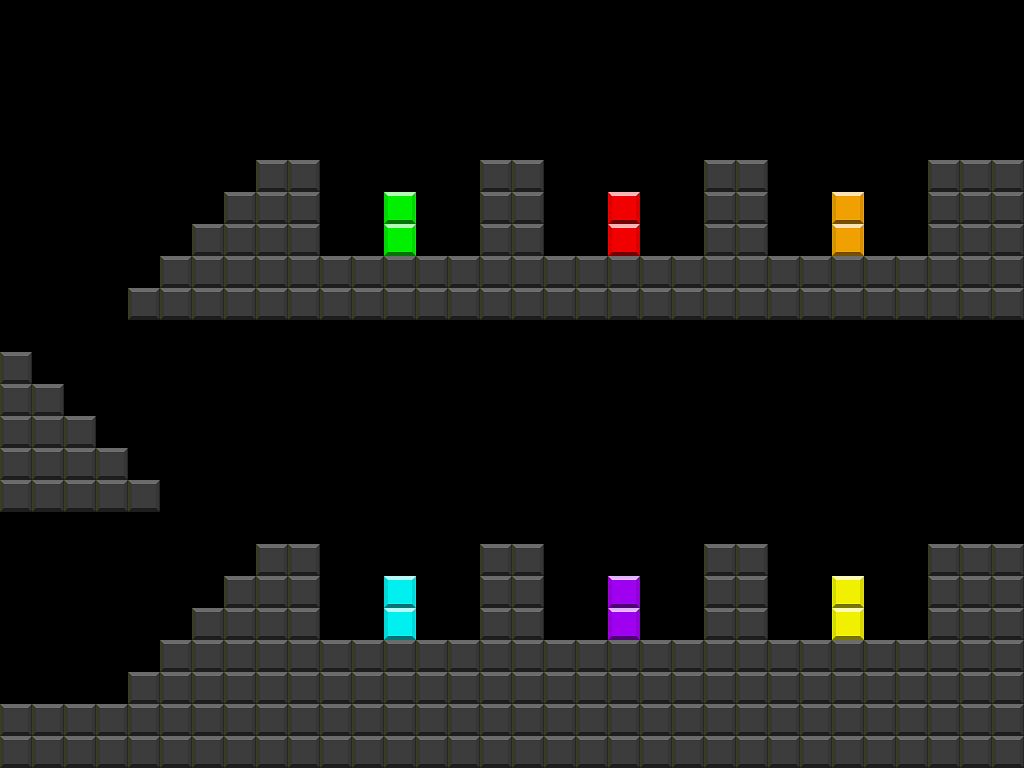

The image is a tile-based game level rendered from a .tmx file. Its description and source (layers, tilesets, objects; grid data summarised) follow:
An orthogonal 64x48 tile map with 16x16 px tiles, 7 tile layers (black, light blue, purple, yellow, ...) and 28 objects.

<map version="1.5" tiledversion="1.7.0" orientation="orthogonal" renderorder="right-down" width="64" height="48" tilewidth="16" tileheight="16" infinite="0" nextlayerid="16" nextobjectid="40">
 <tileset firstgid="1" source="map.tsx" />
 <layer id="1" name="black" width="64" height="48">
  <data>[3072 cells, 996 non-empty, 4 distinct tile ids]</data>
 </layer>
 <layer id="3" name="light blue" width="64" height="48">
  <data>[3072 cells, 8 non-empty, 4 distinct tile ids]</data>
 </layer>
 <layer id="4" name="purple" width="64" height="48">
  <data>[3072 cells, 8 non-empty, 4 distinct tile ids]</data>
 </layer>
 <layer id="5" name="yellow" width="64" height="48">
  <data>[3072 cells, 8 non-empty, 4 distinct tile ids]</data>
 </layer>
 <layer id="6" name="green" width="64" height="48">
  <data>[3072 cells, 8 non-empty, 4 distinct tile ids]</data>
 </layer>
 <layer id="7" name="red" width="64" height="48">
  <data>[3072 cells, 8 non-empty, 4 distinct tile ids]</data>
 </layer>
 <layer id="8" name="orange" width="64" height="48">
  <data>[3072 cells, 8 non-empty, 4 distinct tile ids]</data>
 </layer>
 <objectgroup id="2" name="black col">
  <object id="1" x="0" y="704" width="1024" height="64" />
  <object id="2" x="128" y="672" width="896" height="32" />
  <object id="3" x="160" y="640" width="864" height="32" />
  <object id="4" x="192" y="608" width="128" height="32" />
  <object id="5" x="224" y="576" width="96" height="32" />
  <object id="8" x="256" y="544" width="64" height="32" />
  <object id="9" x="480" y="544" width="64" height="96" />
  <object id="10" x="704" y="544" width="64" height="96" />
  <object id="11" x="928" y="544" width="96" height="96" />
  <object id="12" x="0" y="352" width="32" height="32" />
  <object id="13" x="0" y="384" width="64" height="32" />
  <object id="14" x="0" y="416" width="96" height="32" />
  <object id="15" x="0" y="448" width="128" height="32" />
  <object id="16" x="0" y="480" width="160" height="32" />
  <object id="24" x="128" y="288" width="896" height="32" />
  <object id="25" x="160" y="256" width="864" height="32" />
  <object id="26" x="192" y="224" width="128" height="32" />
  <object id="27" x="224" y="192" width="96" height="32" />
  <object id="28" x="256" y="160" width="64" height="32" />
  <object id="29" x="480" y="160" width="64" height="96" />
  <object id="30" x="704" y="160" width="64" height="96" />
  <object id="31" x="928" y="160" width="96" height="96" />
 </objectgroup>
 <objectgroup id="9" name="light blue col">
  <object id="32" x="384" y="576" width="32" height="64" />
 </objectgroup>
 <objectgroup id="10" name="purple col">
  <object id="33" x="608" y="576" width="32" height="64" />
 </objectgroup>
 <objectgroup id="11" name="yellow col">
  <object id="34" x="832" y="576" width="32" height="64" />
 </objectgroup>
 <objectgroup id="12" name="green col">
  <object id="35" x="384" y="192" width="32" height="64" />
 </objectgroup>
 <objectgroup id="13" name="red col">
  <object id="36" x="608" y="192" width="32" height="64" />
 </objectgroup>
 <objectgroup id="14" name="orange col">
  <object id="37" x="832" y="192" width="32" height="64" />
 </objectgroup>
</map>